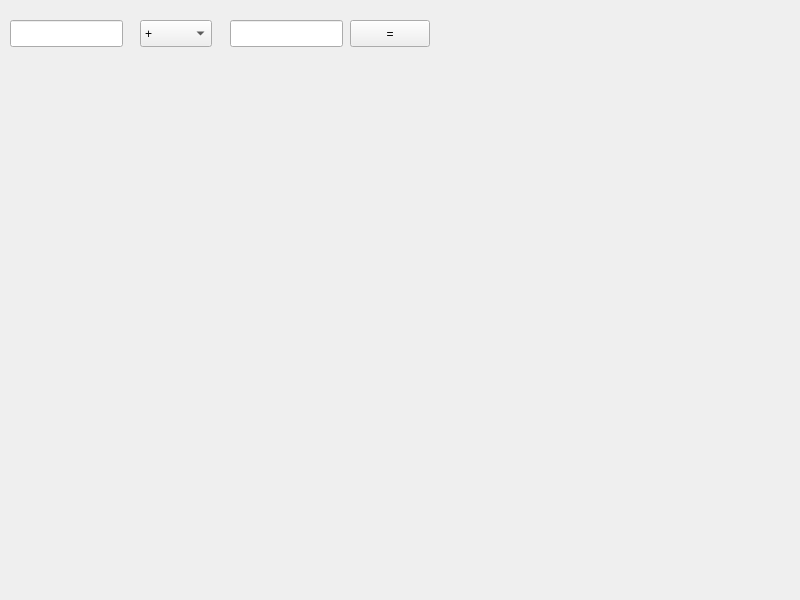
<?xml version="1.0" encoding="UTF-8"?>
<ui version="4.0">
 <class>MainWindow</class>
 <widget class="QMainWindow" name="MainWindow">
  <property name="geometry">
   <rect>
    <x>0</x>
    <y>0</y>
    <width>800</width>
    <height>600</height>
   </rect>
  </property>
  <property name="windowTitle">
   <string>MainWindow</string>
  </property>
  <widget class="QWidget" name="centralwidget">
   <widget class="QLineEdit" name="lineEdit">
    <property name="geometry">
     <rect>
      <x>10</x>
      <y>20</y>
      <width>113</width>
      <height>27</height>
     </rect>
    </property>
   </widget>
   <widget class="QComboBox" name="comboBox">
    <property name="geometry">
     <rect>
      <x>140</x>
      <y>20</y>
      <width>72</width>
      <height>27</height>
     </rect>
    </property>
    <item>
     <property name="text">
      <string>+</string>
     </property>
    </item>
    <item>
     <property name="text">
      <string>-</string>
     </property>
    </item>
    <item>
     <property name="text">
      <string>x</string>
     </property>
    </item>
    <item>
     <property name="text">
      <string>/</string>
     </property>
    </item>
   </widget>
   <widget class="QLineEdit" name="lineEdit_2">
    <property name="geometry">
     <rect>
      <x>230</x>
      <y>20</y>
      <width>113</width>
      <height>27</height>
     </rect>
    </property>
   </widget>
   <widget class="QLabel" name="label_2">
    <property name="geometry">
     <rect>
      <x>440</x>
      <y>20</y>
      <width>71</width>
      <height>21</height>
     </rect>
    </property>
    <property name="text">
     <string/>
    </property>
   </widget>
   <widget class="QPushButton" name="pushButton">
    <property name="geometry">
     <rect>
      <x>350</x>
      <y>20</y>
      <width>80</width>
      <height>27</height>
     </rect>
    </property>
    <property name="text">
     <string>=</string>
    </property>
   </widget>
  </widget>
 </widget>
 <resources/>
 <connections/>
</ui>
